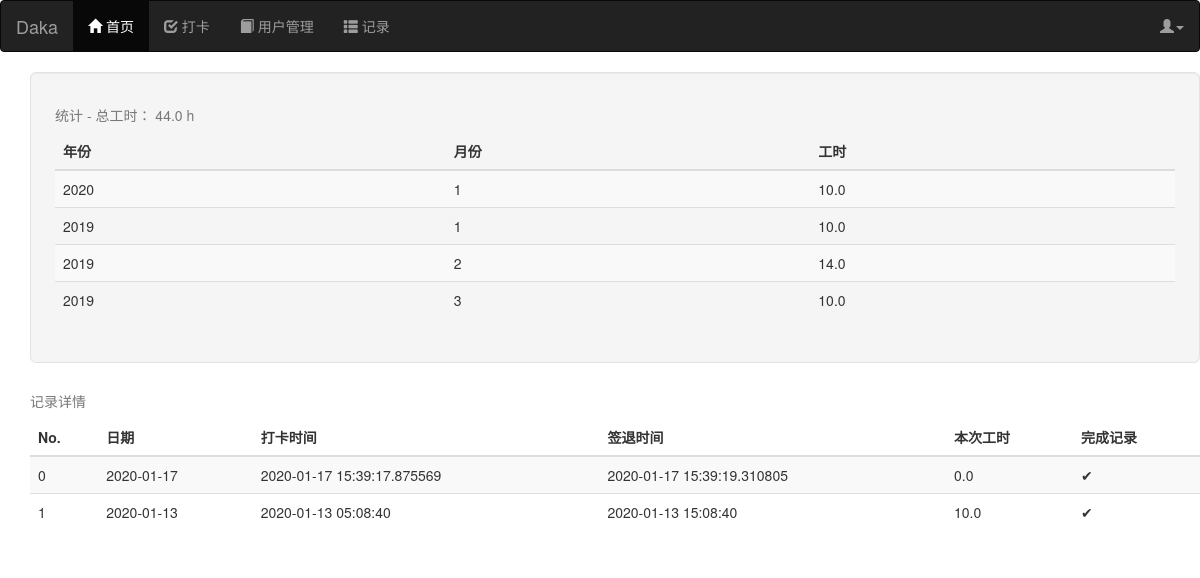
The app's page /main/record?year=2020&month=1 (signed in) with its own data.
### app/models.py (models this page shows, shortened)
class Record(db.Model):
    __tablename__="records"
    id=db.Column(db.Integer,primary_key=True)
    date=db.Column(db.Date,index=True)
    year=db.Column(db.Integer)
    month=db.Column(db.Integer)
    clock_in_time=db.Column(db.DateTime)
    clock_out_time=db.Column(db.DateTime)
    clock_out=db.Column(db.Boolean,default=False)
    hours=db.Column(db.Float,default=0)
    user_id=db.Column(db.Integer,db.ForeignKey("users.id"),index=True)

### app/main/views.py (the view)
@main.route("/record")
@login_required
def record():
    year=request.args.get("year",0)
    month=request.args.get("month",0)
    user=User.query.filter_by(id=current_user.id).first()
    data=generate_summary_data(user)
    worktime=Record.query.filter_by(user=user).with_entities(func.sum(Record.hours)).first()[0]
    records=Record.query.filter_by(user=user,year=year,month=month).order_by(Record.date.desc()).all()
    return render_template("main/record.html",records=enumerate(records),data=data,worktime=worktime)

### app/main/views.py (called while the page is built)
def generate_summary_data(user):
    ret=[]
    user_query=Record.query.filter_by(user=user)
    years=user_query.with_entities(func.distinct(Record.year)).all()
    for year in years:
        months=user_query.filter_by(year=year[0]).with_entities(func.distinct(Record.month)).all()
        for month in months:
            node={
                "year":year[0],
                "month":month[0],
                "worktime":user_query.filter_by(year=year[0],month=month[0]).with_entities(func.sum(Record.hours)).first()[0]
            }
            ret.append(node)
    return ret

### app/models.py (called while the page is built)
@login_manager.user_loader
def load_user(user_id):
    return User.query.get(int(user_id))

    def can(self,permissions):
        return self.role is not None and (self.role.permissions & permissions)==permissions

    def is_admin(self):
        return self.can(Permission.ADMINISTER)

### app/templates/main/record.html (shortened to what this page needs)
{% extends "base.html" %}
{% block page_content %}
<div class="container">
    <div class="row">
        <div class="well well-lg pre-scrollable">
            <table class="table table-striped">
                <caption>统计 - 总工时： {{ worktime | round(2,"floor") }} h</caption>
                <thead>
                    <tr>
                        <th>年份</th>
                        <th>月份</th>
                        <th>工时</th>
                    </tr>
                </thead>
                <tbody>
                    {% for i in data %}
                    <tr onclick="location.href='/main/record?year={{ i.year }}&month={{ i.month }}';">
                        <td>{{ i.year }}</td>
                        <td>{{ i.month }}</td>
                        <td>{{ i.worktime | round(2,"floor") }}</td>
                    </tr>
                    {% endfor %}
                </tbody>
            </table>
        </div>
        <div class="pre-scrollable">
            <table class="table table-striped">
                <caption>记录详情</caption>
                <thead>
                    <tr>
                        <th>No.</th>
                        <th>日期</th>
                        <th>打卡时间</th>
                        <th>签退时间</th>
                        <th>本次工时</th>
                        <th>完成记录</th>
                    </tr>
                </thead>
                <tbody>
                    {% for i,r in records %}
                    <tr>
                        <td>{{ i }}</td>
                        <td>{{ r.date }}</td>
                        <td>{{ r.clock_in_time }}</td>
                        <td>{{ r.clock_out_time }}</td>
                        <td>{{ r.hours | round(2,"floor") }}</td>
                        {% if r.clock_out %}
                        <td>✔</td>
                        {% else %}
                        <td>❌</td>
                        {% endif %}
                    </tr>
                    {% endfor %}
                </tbody>
            </table>
        </div>
    </div>
</div>
{% endblock %}

### records on screen
Record: i "0", date "2020-01-17", clock_in_time "2020-01-17 15:39:17.875569", clock_out_time "2020-01-17 15:39:19.310805", hours "0.0"
Record: i "1", date "2020-01-13", clock_in_time "2020-01-13 05:08:40", clock_out_time "2020-01-13 15:08:40", hours "10.0"

### other values on screen
{{ worktime | round(2,"floor") }} "44.0"
{{ i.year }} "2020" "2019" "2019" "2019"
{{ i.month }} "1" "1" "2" "3"
{{ i.worktime | round(2,"floor") }} "10.0" "10.0" "14.0" "10.0"
